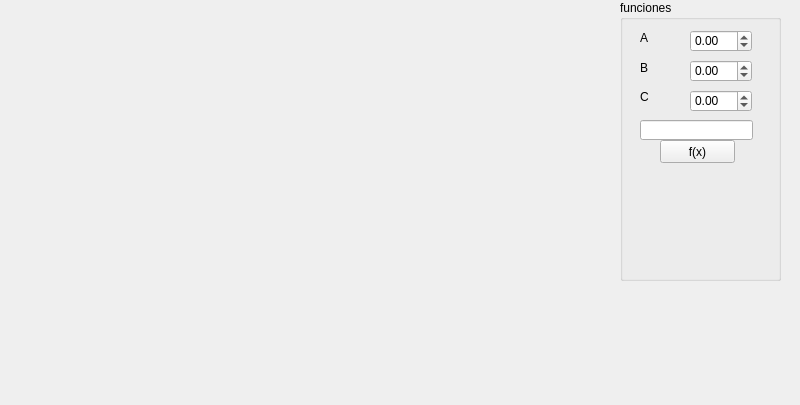
<?xml version="1.0" encoding="UTF-8"?>
<ui version="4.0">
 <class>Widget</class>
 <widget class="QWidget" name="Widget">
  <property name="windowModality">
   <enum>Qt::WindowModal</enum>
  </property>
  <property name="geometry">
   <rect>
    <x>0</x>
    <y>0</y>
    <width>800</width>
    <height>405</height>
   </rect>
  </property>
  <property name="windowTitle">
   <string>Widget</string>
  </property>
  <widget class="QGroupBox" name="groupBox">
   <property name="geometry">
    <rect>
     <x>620</x>
     <y>0</y>
     <width>161</width>
     <height>281</height>
    </rect>
   </property>
   <property name="title">
    <string>funciones</string>
   </property>
   <widget class="QLabel" name="label">
    <property name="geometry">
     <rect>
      <x>20</x>
      <y>30</y>
      <width>21</width>
      <height>16</height>
     </rect>
    </property>
    <property name="text">
     <string>A</string>
    </property>
   </widget>
   <widget class="QLabel" name="label_3">
    <property name="geometry">
     <rect>
      <x>20</x>
      <y>90</y>
      <width>47</width>
      <height>13</height>
     </rect>
    </property>
    <property name="text">
     <string>C</string>
    </property>
   </widget>
   <widget class="QLabel" name="label_2">
    <property name="geometry">
     <rect>
      <x>20</x>
      <y>60</y>
      <width>21</width>
      <height>16</height>
     </rect>
    </property>
    <property name="text">
     <string>B</string>
    </property>
   </widget>
   <widget class="QLineEdit" name="lineEdit">
    <property name="geometry">
     <rect>
      <x>20</x>
      <y>120</y>
      <width>113</width>
      <height>20</height>
     </rect>
    </property>
   </widget>
   <widget class="QPushButton" name="pushButton">
    <property name="geometry">
     <rect>
      <x>40</x>
      <y>140</y>
      <width>75</width>
      <height>23</height>
     </rect>
    </property>
    <property name="text">
     <string>f(x)</string>
    </property>
   </widget>
   <widget class="QDoubleSpinBox" name="AdoubleSpinBox">
    <property name="geometry">
     <rect>
      <x>70</x>
      <y>30</y>
      <width>62</width>
      <height>22</height>
     </rect>
    </property>
    <property name="minimum">
     <double>-999999999999.000000000000000</double>
    </property>
    <property name="maximum">
     <double>999999999999.000000000000000</double>
    </property>
   </widget>
   <widget class="QDoubleSpinBox" name="CdoubleSpinBox">
    <property name="geometry">
     <rect>
      <x>70</x>
      <y>90</y>
      <width>62</width>
      <height>22</height>
     </rect>
    </property>
    <property name="minimum">
     <double>-999999999999.000000000000000</double>
    </property>
    <property name="maximum">
     <double>999999999999.000000000000000</double>
    </property>
   </widget>
   <widget class="QDoubleSpinBox" name="BdoubleSpinBox">
    <property name="geometry">
     <rect>
      <x>70</x>
      <y>60</y>
      <width>62</width>
      <height>22</height>
     </rect>
    </property>
    <property name="minimum">
     <double>-999999999999.000000000000000</double>
    </property>
    <property name="maximum">
     <double>999999999999.000000000000000</double>
    </property>
   </widget>
  </widget>
  <widget class="QCustomPlot" name="customPlot" native="true">
   <property name="geometry">
    <rect>
     <x>490</x>
     <y>-20</y>
     <width>601</width>
     <height>351</height>
    </rect>
   </property>
  </widget>
 </widget>
 <customwidgets>
  <customwidget>
   <class>QCustomPlot</class>
   <extends>QWidget</extends>
   <header location="global">qcustomplot.h</header>
   <container>1</container>
  </customwidget>
 </customwidgets>
 <resources/>
 <connections/>
</ui>
